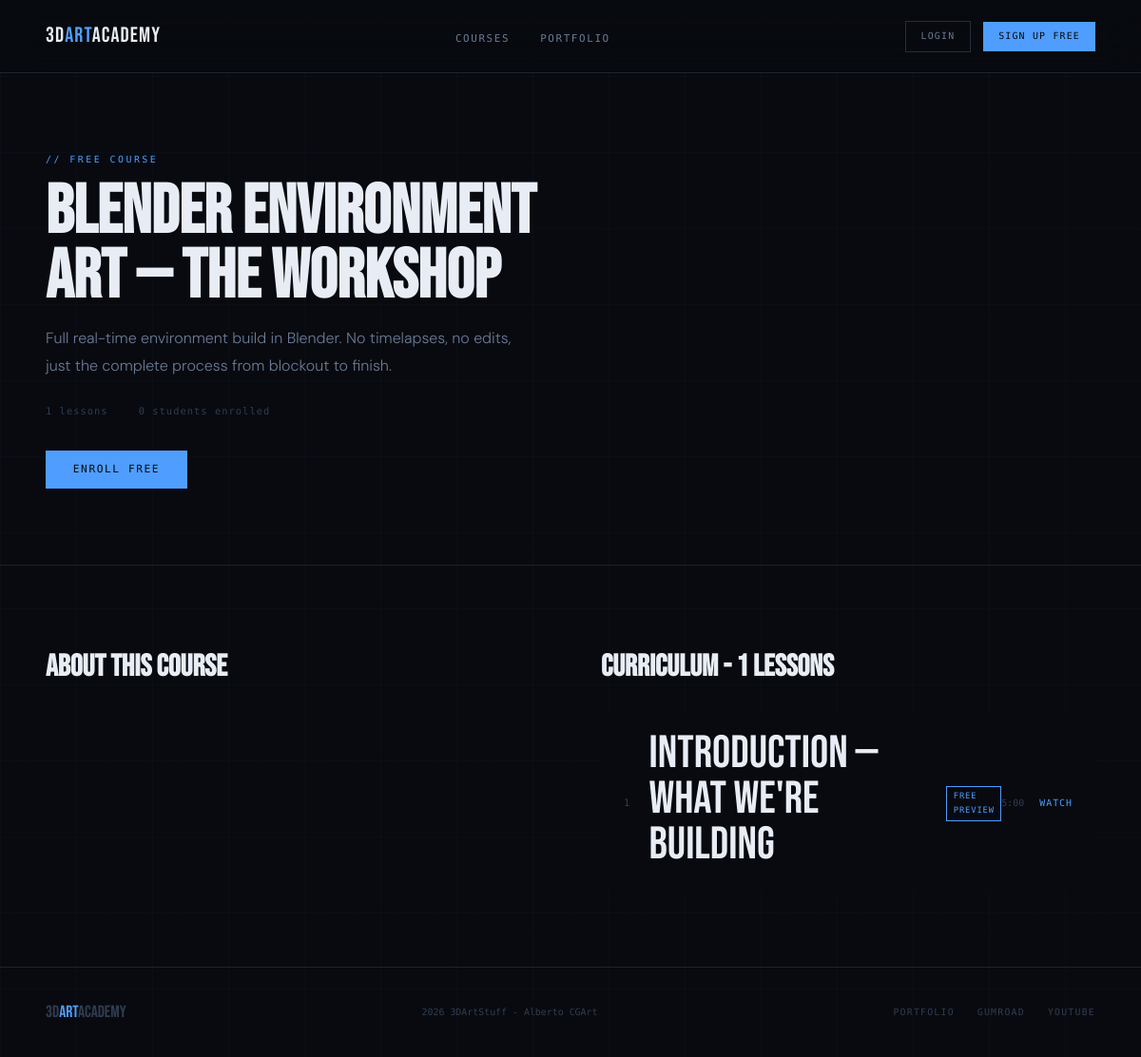
/courses/blender-environment-art-the-workshop, run on the app's committed database.
### app/models/__init__.py (models this page shows)
class Course(db.Model):
    __tablename__ = 'courses'
    id = db.Column(db.Integer, primary_key=True)
    title = db.Column(db.String(200), nullable=False)
    slug = db.Column(db.String(200), unique=True, nullable=False)
    description = db.Column(db.Text, nullable=False)
    short_description = db.Column(db.String(300))
    thumbnail = db.Column(db.String(300), default='')
    price = db.Column(db.Float, default=0.0)
    is_free = db.Column(db.Boolean, default=False)
    is_published = db.Column(db.Boolean, default=False)
    stripe_price_id = db.Column(db.String(200), default='')
    created_at = db.Column(db.DateTime, default=datetime.utcnow)
    lessons = db.relationship('Lesson', backref='course', lazy=True, order_by='Lesson.order')
    enrollments = db.relationship('Enrollment', backref='course', lazy=True)
    @property
    def lesson_count(self):
        return len(self.lessons)
    @property
    def enrollment_count(self):
        return len(self.enrollments)

class Lesson(db.Model):
    __tablename__ = 'lessons'
    id = db.Column(db.Integer, primary_key=True)
    course_id = db.Column(db.Integer, db.ForeignKey('courses.id'), nullable=False)
    title = db.Column(db.String(200), nullable=False)
    slug = db.Column(db.String(200), nullable=False)
    content = db.Column(db.Text, default='')
    video_url = db.Column(db.String(500), default='')
    duration = db.Column(db.String(20), default='')
    order = db.Column(db.Integer, default=0)
    is_free_preview = db.Column(db.Boolean, default=False)
    created_at = db.Column(db.DateTime, default=datetime.utcnow)
    progress = db.relationship('Progress', backref='lesson', lazy=True)

### app/routes/courses.py (the view)
@courses.route('/courses/<slug>')
def course_detail(slug):
    course = Course.query.filter_by(slug=slug).first_or_404()
    enrolled = False
    if current_user.is_authenticated:
        enrolled = current_user.is_enrolled(course.id)
    return render_template('courses/detail.html', course=course, enrolled=enrolled)

### app/templates/courses/detail.html (shortened to what this page needs)
{% extends 'base.html' %}
{% block content %}
<div class="course-detail-hero">
  <div class="course-detail-info">
    <p class="section-tag">{{ 'Free Course' if course.is_free else 'Premium Course' }}</p>
    <h1 class="course-detail-title">{{ course.title }}</h1>
    <p class="course-detail-desc">{{ course.short_description }}</p>
    <div class="course-detail-meta">
      <span>{{ course.lesson_count }} lessons</span>
      <span>{{ course.enrollment_count }} students enrolled</span>
    </div>
    {% if enrolled %}
      <a href="{{ url_for('courses.lesson', course_slug=course.slug, lesson_slug=course.lessons[0].slug) }}" class="btn-primary">Continue Learning</a>
    {% elif course.is_free %}
      <form method="POST" action="{{ url_for('courses.enroll', slug=course.slug) }}">
        <button type="submit" class="btn-primary">Enroll Free</button>
      </form>
    {% else %}
      <form method="POST" action="{{ url_for('courses.enroll', slug=course.slug) }}">
        <button type="submit" class="btn-primary">Enroll - ${{ "%.0f"|format(course.price) }}</button>
      </form>
    {% endif %}
  </div>
</div>
<div class="course-detail-body">
  <div class="course-description">
    <h2>About This Course</h2>
  </div>
  <div class="course-curriculum">
    <h2>Curriculum - {{ course.lesson_count }} Lessons</h2>
    <div class="lesson-list">
      {% for lesson in course.lessons %}
      <div class="lesson-row {% if lesson.is_free_preview %}preview{% endif %}">
        <div class="lesson-row-left">
          <span class="lesson-num">{{ loop.index }}</span>
          <span class="lesson-title">{{ lesson.title }}</span>
          {% if lesson.is_free_preview %}<span class="preview-badge">Free Preview</span>{% endif %}
        </div>
        <div class="lesson-row-right">
          {% if lesson.duration %}<span class="lesson-duration">{{ lesson.duration }}</span>{% endif %}
          {% if enrolled or lesson.is_free_preview %}
            <a href="{{ url_for('courses.lesson', course_slug=course.slug, lesson_slug=lesson.slug) }}" class="lesson-link">Watch</a>
          {% else %}
            <span class="lesson-lock">locked</span>
          {% endif %}
        </div>
      </div>
      {% endfor %}
    </div>
  </div>
</div>
{% endblock %}

### app/static/css/main.css (style rules this page uses)
*, *::before, *::after { box-sizing: border-box; margin: 0; padding: 0; }
:root { --bg: #080a0f; --surface: #0e1118; --surface2: #141820; --border: #1e2330; --border2: #252d3d; --accent: #4f9eff; --accent2: #2a7de0; --accent-glow: rgba(79,158,255,0.15); --hot: #ff5c3a; --text: #e8edf5; --text-muted: #6b7a96; --text-dim: #323d52; --font-display: 'Bebas Neue', sans-serif; --font-mono: 'DM Mono', monospace; --font-body: 'DM Sans', sans-serif; --radius: 2px; }
html { scroll-behavior: smooth; }
body { background: var(--bg); color: var(--text); font-family: var(--font-body); font-weight: 300; line-height: 1.7; overflow-x: hidden; }
body::after { content: ''; position: fixed; inset: 0; background-image: linear-gradient(rgba(79,158,255,0.03) 1px, transparent 1px), linear-gradient(90deg, rgba(79,158,255,0.03) 1px, transparent 1px); background-size: 80px 80px; pointer-events: none; z-index: 0; }
a { color: inherit; text-decoration: none; }
.btn-primary { display: inline-block; font-family: var(--font-mono); font-size: 0.7rem; letter-spacing: 0.14em; text-transform: uppercase; color: var(--bg); background: var(--accent); padding: 0.85rem 1.8rem; border: none; cursor: pointer; transition: background 0.2s, box-shadow 0.2s; }
.section-tag { font-family: var(--font-mono); font-size: 0.62rem; letter-spacing: 0.25em; text-transform: uppercase; color: var(--accent); margin-bottom: 0.8rem; }
.section-tag::before { content: '// '; }
.course-detail-hero { padding: 10rem 3rem 5rem; border-bottom: 1px solid var(--border); display: grid; grid-template-columns: 1fr 1fr; gap: 4rem; align-items: center; position: relative; z-index: 1; }
.course-detail-title { font-family: var(--font-display); font-size: clamp(3rem, 6vw, 6rem); line-height: 0.95; color: var(--text); margin-bottom: 1rem; }
.course-detail-desc { font-size: 1rem; color: var(--text-muted); line-height: 1.8; margin-bottom: 1.5rem; }
.course-detail-meta { display: flex; gap: 2rem; font-family: var(--font-mono); font-size: 0.65rem; letter-spacing: 0.1em; color: var(--text-dim); margin-bottom: 2rem; }
.course-detail-body { display: grid; grid-template-columns: 1fr 1fr; gap: 4rem; padding: 5rem 3rem; position: relative; z-index: 1; }
.course-detail-body h2 { font-family: var(--font-display); font-size: 2rem; color: var(--text); margin-bottom: 1.5rem; }
.lesson-list { display: flex; flex-direction: column; gap: 1px; background: var(--border); }
.lesson-row { background: var(--bg); padding: 1rem 1.5rem; display: flex; align-items: center; justify-content: space-between; transition: background 0.2s; }
.lesson-row-left { display: flex; align-items: center; gap: 1rem; }
.lesson-num { font-family: var(--font-mono); font-size: 0.65rem; color: var(--text-dim); width: 20px; }
.lesson-title { font-size: 0.9rem; color: var(--text); }
.preview-badge { font-family: var(--font-mono); font-size: 0.55rem; letter-spacing: 0.1em; text-transform: uppercase; color: var(--accent); border: 1px solid var(--accent); padding: 0.15rem 0.4rem; }
.lesson-row-right { display: flex; align-items: center; gap: 1rem; }
.lesson-duration { font-family: var(--font-mono); font-size: 0.62rem; color: var(--text-dim); }
.lesson-link { font-family: var(--font-mono); font-size: 0.62rem; letter-spacing: 0.1em; text-transform: uppercase; color: var(--accent); }
.lesson-title { font-family: var(--font-display); font-size: 3rem; color: var(--text); line-height: 1; margin-bottom: 0.5rem; }

### data on the page
Course: is_free "FREE COURSE", title "Blender Environment Art — The Workshop", short_description "Full real-time environment build in Blender. No timelapses, no edits, just the complete process from blockout to finish."
Lesson: title "Introduction — What We're Building", is_free_preview "FREE PREVIEW", duration "5:00"

### other printed values
{{ course.lesson_count }} "1"
{{ course.enrollment_count }} "0"
